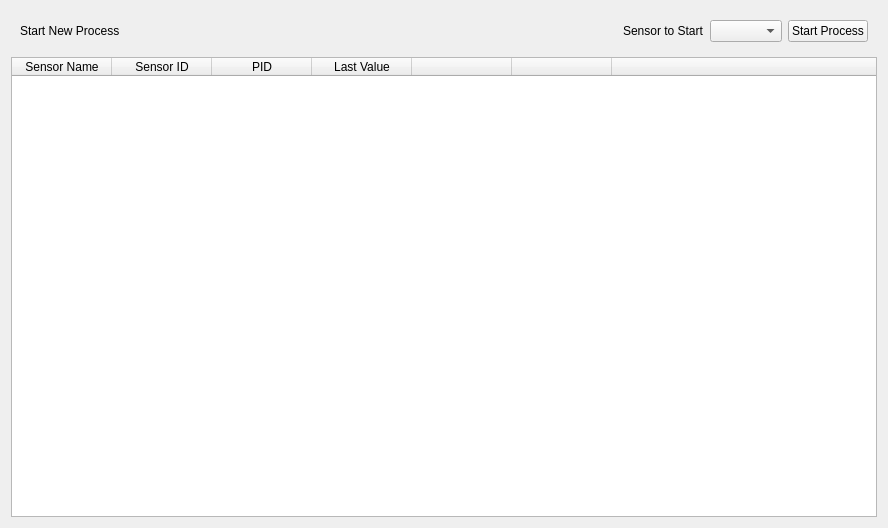
<?xml version="1.0" encoding="UTF-8"?>
<ui version="4.0">
 <class>ProcessPage</class>
 <widget class="QWidget" name="ProcessPage">
  <property name="geometry">
   <rect>
    <x>0</x>
    <y>0</y>
    <width>888</width>
    <height>528</height>
   </rect>
  </property>
  <property name="windowTitle">
   <string>Form</string>
  </property>
  <layout class="QVBoxLayout" name="verticalLayout">
   <item>
    <widget class="QWidget" name="widget" native="true">
     <layout class="QHBoxLayout" name="horizontalLayout">
      <item>
       <widget class="QLabel" name="label">
        <property name="text">
         <string>Start New Process</string>
        </property>
       </widget>
      </item>
      <item>
       <spacer name="horizontalSpacer">
        <property name="orientation">
         <enum>Qt::Horizontal</enum>
        </property>
        <property name="sizeHint" stdset="0">
         <size>
          <width>40</width>
          <height>20</height>
         </size>
        </property>
       </spacer>
      </item>
      <item>
       <widget class="QLabel" name="label_2">
        <property name="text">
         <string>Sensor to Start</string>
        </property>
       </widget>
      </item>
      <item>
       <widget class="QComboBox" name="SensorComboBox"/>
      </item>
      <item>
       <widget class="QPushButton" name="StartSensorButton">
        <property name="text">
         <string>Start Process</string>
        </property>
       </widget>
      </item>
     </layout>
    </widget>
   </item>
   <item>
    <widget class="QTableWidget" name="ProcessTable">
     <property name="horizontalScrollBarPolicy">
      <enum>Qt::ScrollBarAlwaysOff</enum>
     </property>
     <property name="editTriggers">
      <set>QAbstractItemView::NoEditTriggers</set>
     </property>
     <attribute name="horizontalHeaderStretchLastSection">
      <bool>true</bool>
     </attribute>
     <column>
      <property name="text">
       <string>Sensor Name</string>
      </property>
     </column>
     <column>
      <property name="text">
       <string>Sensor ID</string>
      </property>
     </column>
     <column>
      <property name="text">
       <string>PID</string>
      </property>
     </column>
     <column>
      <property name="text">
       <string>Last Value</string>
      </property>
     </column>
     <column>
      <property name="text">
       <string/>
      </property>
     </column>
     <column>
      <property name="text">
       <string/>
      </property>
     </column>
     <column>
      <property name="text">
       <string/>
      </property>
     </column>
    </widget>
   </item>
  </layout>
 </widget>
 <resources/>
 <connections/>
</ui>
